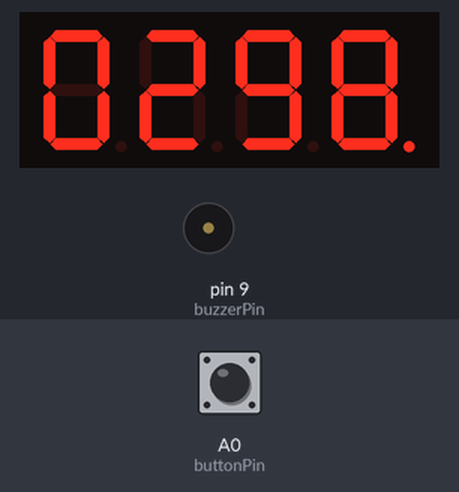
A sketch run on a simulated Arduino Uno, built with avr-gcc and run on an emulated ATmega328P. Shown: 4-digit seven-segment display, buzzer (waves = sounding). The test bench sets the inputs (shaded band); at power-on: A0 (buttonPin) HIGH.

Above: at 4.8 s.
4.9 s: A0 (buttonPin) pulled LOW for 2.35 s
At 6.1 s:
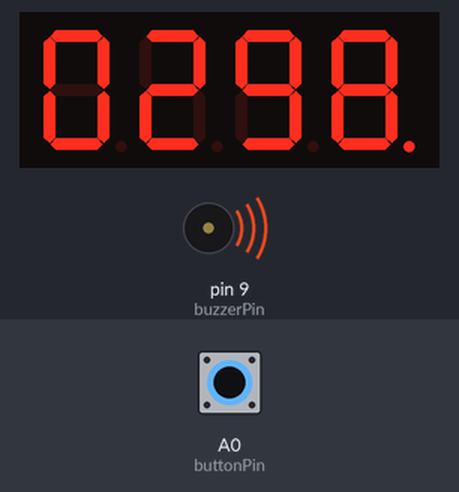
At 7.3 s:
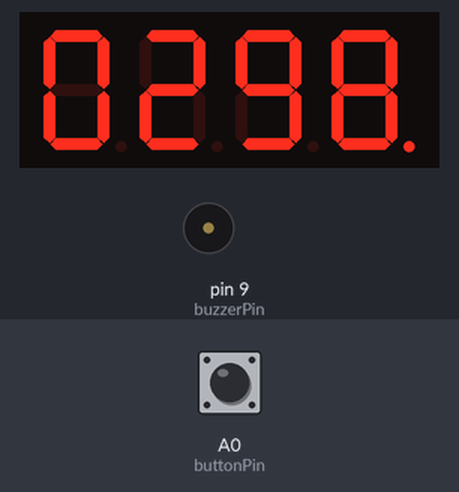
Timing chart, 0 to 8.8 s (numbered marks = the images above; inputs shaded):
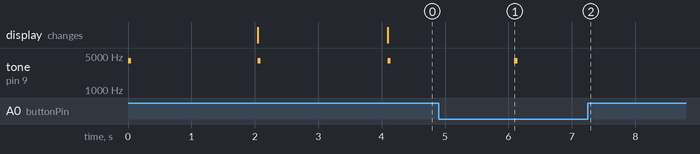

Measured:
- after the input at 4.9 s, tone on pin 9 (buzzerPin): goes on until 6.1 s, then stays silent
- by itself, tone on pin 9 (buzzerPin): alternates 4000 Hz for 0.05 s and silent for 2.0 s

The sketch:

timer_buzzer.ino
```cpp
#include "SevSeg.h"
SevSeg sevseg;

float displayTimeSecs = 1; //how long do you want each number on display to show (in secs)
float displayTime = (displayTimeSecs * 5000);
long buzzerFrequency = 4000;
float buzzerDuration = (displayTimeSecs * 100)/2;
long startNumber = 300; //countdown starts with this number
long endNumber = 0; //countdown ends with this number

const int buzzerPin = 9;
const int buttonPin = A0;
bool state = false;
bool allow = true;

void setup() {
  Serial.begin(9600);
  pinMode(buzzerPin,OUTPUT);
  pinMode(buttonPin, INPUT_PULLUP);
  byte numDigits = 4;
  byte digitPins[] = {10, 11, 12, 13};
  byte segmentPins[] = {0, 2, 3, 5, 6, 8, 7, 4};


  bool resistorsOnSegments = false;
  byte hardwareConfig = COMMON_CATHODE;
  bool updateWithDelays = false;
  bool leadingZeros = true;
  bool disableDecPoint = true;

  sevseg.begin(hardwareConfig, numDigits, digitPins, segmentPins, resistorsOnSegments,
  updateWithDelays, leadingZeros, disableDecPoint);
}

void loop() {
  int buttonSensorVal = digitalRead(buttonPin);

  if (state == false) {
    if (buttonSensorVal == 1) {
        tone(buzzerPin,buzzerFrequency,buzzerDuration);

      if (startNumber >= endNumber) {
        for (long i = 0; i <= displayTime; i++){
          sevseg.setNumber(startNumber,0);
          sevseg.refreshDisplay();
        }
      startNumber--;
      tone(buzzerPin,buzzerFrequency,buzzerDuration);
      }
      if (!allow) {
        allow = true;
      }
    } else if (allow) {
        state = true;
        allow = false;
    }

  } else {
      if (allow) {
          if (buttonSensorVal == 0 && startNumber != 300) {
              startNumber = 300;
              sevseg.setNumber(startNumber,0);
              allow = false;
          } else if (buttonSensorVal == 0 && startNumber == 300) {
              state = false;
              allow = false;
          }
      }
      if (buttonSensorVal == 1 && state) {
          allow = true;

      }
  }


  sevseg.refreshDisplay();
}
```
